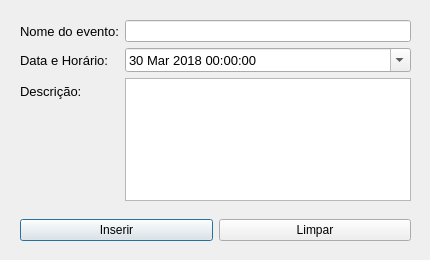
<?xml version="1.0" encoding="UTF-8"?>
<ui version="4.0">
 <class>Insercao</class>
 <widget class="QDialog" name="Insercao">
  <property name="geometry">
   <rect>
    <x>0</x>
    <y>0</y>
    <width>430</width>
    <height>260</height>
   </rect>
  </property>
  <property name="windowTitle">
   <string>Inserção de evento</string>
  </property>
  <widget class="QWidget" name="layoutWidget">
   <property name="geometry">
    <rect>
     <x>20</x>
     <y>20</y>
     <width>391</width>
     <height>221</height>
    </rect>
   </property>
   <layout class="QVBoxLayout" name="verticalLayout">
    <item>
     <layout class="QFormLayout" name="formLayout">
      <item row="0" column="0">
       <widget class="QLabel" name="lblNomeEvento">
        <property name="font">
         <font>
          <pointsize>10</pointsize>
         </font>
        </property>
        <property name="text">
         <string>Nome do evento:</string>
        </property>
       </widget>
      </item>
      <item row="0" column="1">
       <widget class="QLineEdit" name="txtTitulo"/>
      </item>
      <item row="1" column="0">
       <widget class="QLabel" name="lblDataHorario">
        <property name="font">
         <font>
          <pointsize>10</pointsize>
         </font>
        </property>
        <property name="text">
         <string>Data e Horário:</string>
        </property>
       </widget>
      </item>
      <item row="1" column="1">
       <widget class="QDateTimeEdit" name="dtQuando">
        <property name="font">
         <font>
          <pointsize>10</pointsize>
         </font>
        </property>
        <property name="minimumDateTime">
         <datetime>
          <hour>0</hour>
          <minute>0</minute>
          <second>0</second>
          <year>2018</year>
          <month>3</month>
          <day>30</day>
         </datetime>
        </property>
        <property name="maximumDate">
         <date>
          <year>2100</year>
          <month>12</month>
          <day>31</day>
         </date>
        </property>
        <property name="minimumDate">
         <date>
          <year>2018</year>
          <month>3</month>
          <day>30</day>
         </date>
        </property>
        <property name="calendarPopup">
         <bool>true</bool>
        </property>
       </widget>
      </item>
      <item row="2" column="0">
       <widget class="QLabel" name="lblDescricao">
        <property name="font">
         <font>
          <pointsize>10</pointsize>
         </font>
        </property>
        <property name="text">
         <string>Descrição:</string>
        </property>
       </widget>
      </item>
      <item row="2" column="1">
       <widget class="QTextEdit" name="txtDescricao"/>
      </item>
     </layout>
    </item>
    <item>
     <spacer name="verticalSpacer">
      <property name="orientation">
       <enum>Qt::Vertical</enum>
      </property>
      <property name="sizeHint" stdset="0">
       <size>
        <width>20</width>
        <height>80</height>
       </size>
      </property>
     </spacer>
    </item>
    <item>
     <layout class="QHBoxLayout" name="horizontalLayout">
      <item>
       <widget class="QPushButton" name="btnInserir">
        <property name="text">
         <string>Inserir</string>
        </property>
       </widget>
      </item>
      <item>
       <widget class="QPushButton" name="btnLimpar">
        <property name="text">
         <string>Limpar</string>
        </property>
       </widget>
      </item>
     </layout>
    </item>
   </layout>
  </widget>
 </widget>
 <resources/>
 <connections/>
</ui>
